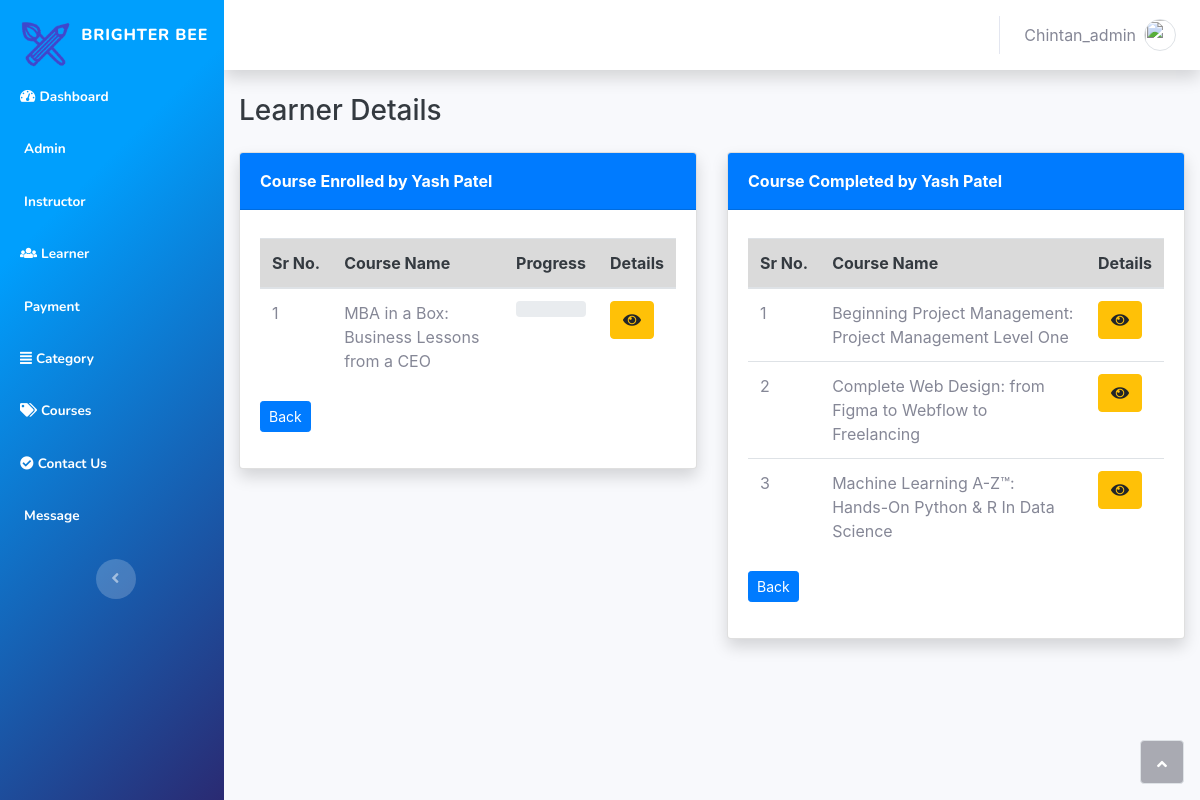
Page /admin/learner.php?user=40 (signed in) on the committed database.
### tables this page shows
CREATE TABLE `users` (
  `id` int(11) NOT NULL,
  `firstName` varchar(25) NOT NULL,
  `lastName` varchar(25) NOT NULL,
  `username` varchar(25) NOT NULL,
  `role` int(11) NOT NULL DEFAULT 3,
  `email` varchar(50) NOT NULL,
  `password` varchar(255) NOT NULL,
  `signUpDate` datetime NOT NULL DEFAULT current_timestamp(),
  `isSubscribed` tinyint(4) NOT NULL DEFAULT 0,
  `auth` varchar(5000) NOT NULL
);

CREATE TABLE `entities` (
  `id` int(11) NOT NULL,
  `name` varchar(250) NOT NULL,
  `thumbnail` varchar(250) NOT NULL DEFAULT 'entities/thumbnails/bel.jpg',
  `categoryId` int(11) NOT NULL,
  `short_des` text NOT NULL DEFAULT '\'Lorem Ipsum is simply dummy text of the printing and typesetting industry. Lorem Ipsum has been \'',
  `long_des` text NOT NULL DEFAULT '\'\\\'Lorem ipsum dolor sit amet, consectetur adipiscing elit. Integer nec odio. Praesent libero. Sed cursus ante dapibus diam. Sed nisi. Nulla quis sem at nibh elementum imperdiet. Duis sagittis ipsum. Praesent mauris. Fusce nec tellus sed augue semper porta. Mauris massa. Vestibulum lacinia arcu eget nulla. Class aptent taciti sociosqu ad litora torquent per conubia nostra, per inceptos himenaeos. Curabitur sodales ligula in libero. Sed dignissim lacinia nunc. Curabitur tortor. Pellentesque nibh. Aenean quam. In scelerisque sem at dolor. Maecenas mattis. Sed convallis tristique sem. Proin ut ligula vel nunc egestas porttitor. Morbi lectus risus, iaculis vel, suscipit quis, luctus non, massa.\\\'\'',
  `teacherid` int(11) DEFAULT NULL,
  `duration` varchar(50) NOT NULL DEFAULT '02:00:00',
  `student_en` varchar(3000) NOT NULL DEFAULT '109',
  `language` text NOT NULL DEFAULT 'English',
  `overview` text NOT NULL DEFAULT '\'Lorem ipsum dolor sit amet, consectetur adipiscing elit. Integer nec odio. Praesent libero. Sed cursus ante dapibus diam. Sed nisi. Nulla quis sem at nibh elementum imperdiet. Duis sagittis ipsum. Praesent mauris. Fusce nec tellus sed augue semper porta. Mauris massa. Vestibulum lacinia arcu eget nulla. Class aptent taciti sociosqu ad litora torquent per conubia nostra, per inceptos himenaeos. Curabitur sodales ligula in libero. Sed dignissim lacinia nunc. Curabitur tortor. Pellentesque nibh. Aenean quam. In scelerisque sem at dolor. Maecenas mattis. Sed convallis tristique sem. Proin ut ligula vel nunc egestas porttitor. Morbi lectus risus, iaculis vel, suscipit quis, luctus non, massa.\'',
  `requirmnet` text NOT NULL DEFAULT '\'\\\'Lorem ipsum dolor sit amet, consectetur adipiscing elit. Integer nec odio. Praesent libero. Sed cursus ante dapibus diam. Sed nisi. Nulla quis sem at nibh elementum imperdiet. Duis sagittis ipsum. Praesent mauris. Fusce nec tellus sed augue semper porta. Mauris massa. Vestibulum lacinia arcu eget nulla. Class aptent taciti sociosqu ad litora torquent per conubia nostra, per inceptos himenaeos. Curabitur sodales ligula in libero. Sed dignissim lacinia nunc. Curabitur tortor. Pellentesque nibh. Aenean quam. In scelerisque sem at dolor. Maecenas mattis. Sed convallis tristique sem. Proin ut ligula vel nunc egestas porttitor. Morbi lectus risus, iaculis vel, suscipit quis, luctus non, massa.\\\'\'',
  `status` tinyint(1) NOT NULL DEFAULT 0
);

### admin/learner.php (the view, shortened to what this page needs)
<?php
require_once("include/header.php");
if($_GET['user']){
    $user_id = $_GET['user'];
    $query = $con->prepare("SELECT * FROM users WHERE id = $user_id AND role = 3");
    $query->execute();
    $row = $query->fetch(PDO::FETCH_ASSOC);
    $l_firstname = $row['firstName'];
    $l_lastname = $row['lastName'];
}
?>
<!DOCTYPE html>
<head>
<link rel="stylesheet" href="assets/bootstrap/css/bootstrap.min.css">
    <link rel="stylesheet" href="assets/fonts/fontawesome-all.min.css">
    <link rel="stylesheet" type="text/css" href="https://cdnjs.cloudflare.com/ajax/libs/twitter-bootstrap/4.1.1/css/bootstrap.min.css"/>
    <link rel="stylesheet" type="text/css" href="https://cdn.datatables.net/v/bs4-4.1.1/jq-3.3.1/dt-1.10.21/datatables.min.css"/>
</head>
<body id="page-top">
    <div id="wrapper">
        <?php require_once("include/sidebar.php");?>
        <div class="d-flex flex-column" id="content-wrapper">
            <div id="content">
                <?php require_once("include/topbar.php");?>
                <div class="container-fluid">
                    <h3 class="text-dark mb-4">Learner Details</h3>
                    <div class="row mb-3">
                        <div class="col-lg-6">
                            <div class="row">
                                <div class="col">
                                    <div class="card shadow mb-3">
                                        <div class="card-header bg-primary py-3">
                                            <p class="text-white m-0 font-weight-bold">Course Enrolled by <?php echo $l_firstname." ".$l_lastname; ?></p>
                                        </div>
                                        <div class="card-body">
                                        <div class="table-responsive table mt-2" style="overflow:hidden;" id="dataTable" role="grid" aria-describedby="dataTable_info">
                                                    <table class="table  table-hover  my-0"  id="dataTable">
                                                        <thead >
                                                            <tr class="table-active text-dark">
                                                                <th style="width:2%">Sr&nbsp;No.</th>
                                                                <th style="width:45%">Course Name</th>
                                                                <th>Progress</th>
                                                                <th style="width:5%">Details</th>
                                                            </tr>
                                                        </thead>
                                                        <tbody>
                                                            <?php
                                                                $query = $con->prepare("SELECT entities.name as c_name ,videoprogress.progress as progress
                                                                                        ,videoprogress.learner_id,entities.id as c_id FROM entities
                                                                                        JOIN videos on entities.id = videos.entityId
                                                                                        JOIN videoprogress ON videos.id = videoprogress.video_id
                                                                                        WHERE videoprogress.learner_id = $user_id AND (videoprogress.progress != 100)");
                                                                $query->execute();
                                                                $c=0;
                                                                if ($query->rowCount() != 0) {
                                                                    while($row = $query->fetch(PDO::FETCH_ASSOC)) {
                                                                        $progress = $row['progress'];
                                                                        $c_name = $row["c_name"];
                                                                        $c_id= $row["c_id"];
                                                                        $c++;
                                                                        echo "<tr><td>$c</td>
                                                                              <td>".$c_name.
                                                                              "</td><td>".
                                                                              '<div class="progress">
                                                                              <div class="progress-bar bg-success progress-bar-striped progress-bar-animated"
                                                                              role="progressbar" aria-valuenow="'.$progress.'" aria-valuemin="0" aria-valuemax="100" style="width:'.$progress.'%">'.$progress.'%</div>
                                                                                </div>'.
                                                                              "</td><td>".
                                                                              "<a href='update-entities.php?entities=$c_id' style='margin-bottom:5px;' class='btn btn-warning'>
                                                                                <i class='fas fa-eye'></i>
                                                                                </a></td></tr>";
                                                                    }
                                                                    echo "</table>";
                                                                    }
                                                                    else {
                                                                        echo "<tr><td colspan='7' class='text-center'>No Courses Enrolled  </td></tr>";
                                                                    }
                                                            ?>
                                                </div>
                                            <div class="form-group"><a href="javascript:javascript:history.go(-1)"><button class="btn btn-primary btn-sm">Back</button></a></div>
                                        </div>
                                    </div>
                                </div>
                            </div>
                        </div>
                        <div class="col-lg-6">
                            <div class="row">
                                <div class="col">
                                    <div class="card shadow mb-3">
                                        <div class="card-header bg-primary py-3">
                                            <p class="text-white m-0 font-weight-bold">Course Completed by <?php echo $l_firstname." ".$l_lastname; ?></p>
                                        </div>
                                        <div class="card-body">
                                        <div class="table-responsive table mt-2" style="overflow:hidden;" id="dataTable" role="grid" aria-describedby="dataTable_info">
                                                    <table class="table  table-hover  my-0"  id="dataTable">
                                                        <thead >
                                                            <tr class="table-active text-dark">
                                                                <th>Sr&nbsp;No.</th>
                                                                <th>Course Name</th>
                                                                <th>Details</th>
                                                            </tr>
                                                        </thead>
                                                        <tbody>
                                                            <?php
                                                                $query = $con->prepare("SELECT entities.name as c_name ,videoprogress.progress as progress
                                                                ,videoprogress.learner_id,entities.id as c_id FROM entities
                                                                JOIN videos on entities.id = videos.entityId
                                                                JOIN videoprogress ON videos.id = videoprogress.video_id
                                                                WHERE videoprogress.learner_id = $user_id AND (videoprogress.progress = 100 OR videoprogress.finished = 1)");
                                                                $query->execute();
                                                                $c=0;
                                                                if ($query->rowCount() != 0) {
                                                                    while($row = $query->fetch(PDO::FETCH_ASSOC)) {
                                                                        $c_name = $row["c_name"];
                                                                        $c_id= $row["c_id"];
                                                                        $c++;
                                                                        echo "<tr><td>$c</td>
                                                                        <td>".$c_name.
                                                                        "</td><td>".
                                                                        "<a href='update-entities.php?entities=$c_id' style='margin-bottom:5px;' class='btn btn-warning'>
                                                                          <i class='fas fa-eye'></i>
                                                                          </a></td></tr>";
                                                                    }
                                                                    echo "</table>";
                                                                    }
                                                                    else {
                                                                        echo "<tr><td colspan='7' class='text-center'>No Courses Complete </td></tr>";
                                                                    }
                                                            ?>
                                                </div>
                                            <div class="form-group"><a href="javascript:javascript:history.go(-1)"><button class="btn btn-primary btn-sm">Back</button></a></div>
                                        </div>
                                    </div>
                                </div>
                            </div>
                        </div>
                    </div>
                </div>
            </div>
        </div>
        <a class="border rounded d-inline scroll-to-top" href="#page-top"><i class="fas fa-angle-up"></i></a>
    </div>
</body>
</html>

### rows in the picture
users: firstName "Yash", lastName "Patel"
entities: name "MBA in a Box: Business Lessons from a CEO"

### other values in the picture
$adminLoggedIn "Chintan_admin"
$c_name "Beginning Project Management: Project Management Level One"
$c_name "Complete Web Design: from Figma to Webflow to Freelancing"
$c_name "Machine Learning A-Z™: Hands-On Python & R In Data Science"
